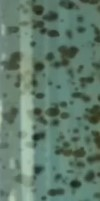
#> input picture 1cima.jpg, 100 x 201 px
$ python -i A_transform.py   (imports and definitions only)   (older library calls are emulated)
#> lines starting #> are read from the running program, lines starting #| are printed output that depends on the picture
#> further down, picture is the input picture: shape (201, 100, 3); mean B, G, R 106.9, 122.1, 96.6
# import the necessary packages
from __future__ import print_function
from imutils import perspective
from imutils import contours
import numpy as np
import cv2
from scipy.spatial import distance as dist
import matplotlib.pyplot as plt

#canny and canny variation
#apply normal canny
#edged = cv2.Canny(gray, 10, 50)

# [10 lines left out: function auto_canny, not called in this run]

def my_canny(img, sigma=1.0, low_threshold=100, high_threshold=200,ksize=15,b_size=25):
    # Apply Gaussian filter to smooth the image
#> called with sigma = 1, low_threshold = 100, high_threshold = 200, ksize = 15, b_size = 25
    blur =cv2.GaussianBlur(img, (b_size,b_size), sigma)

    # Compute gradient magnitude and direction using Sobel operator
    sobelx = cv2.Sobel(blur, cv2.CV_64F, 1, 0, ksize)
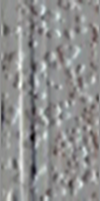
#> sobelx: shape (201, 100, 3) float64; mean B, G, R -3.6, -2.9, -2.8; drawn with min black and max white
    sobely = cv2.Sobel(blur, cv2.CV_64F, 0, 1, ksize)
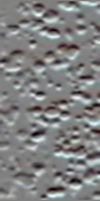
#> sobely: shape (201, 100, 3) float64; mean B, G, R 1.5, 1.4, 1; drawn with min black and max white
    magnitude = cv2.magnitude(sobelx, sobely)
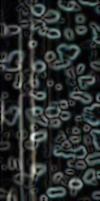
#> magnitude: shape (201, 100, 3) float64; mean B, G, R 45.7, 46.2, 42
    direction = cv2.phase(sobelx, sobely, angleInDegrees=True)
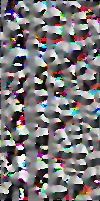
#> direction: shape (201, 100, 3) float64; mean B, G, R 169.8, 168.3, 173.1; drawn with min black and max white

    # Perform non-maximum suppression to thin the edges
    suppressed = np.zeros_like(magnitude)
    for i in range(1, magnitude.shape[0]-1):
        for j in range(1, magnitude.shape[1]-1):
            if direction[i,j] < 0:
                direction[i,j] += 180
            if (0 <= direction[i,j] < 22.5) or (157.5 <= direction[i,j] <= 180):
                n1 = magnitude[i,j+1]
                n2 = magnitude[i,j-1]
            elif (22.5 <= direction[i,j] < 67.5):
                n1 = magnitude[i+1,j-1]
                n2 = magnitude[i-1,j+1]
            elif (67.5 <= direction[i,j] < 112.5):
                n1 = magnitude[i+1,j]
                n2 = magnitude[i-1,j]
            else:
                n1 = magnitude[i-1,j-1]
                n2 = magnitude[i+1,j+1]
            if (magnitude[i,j] >= n1) and (magnitude[i,j] >= n2):
                suppressed[i,j] = magnitude[i,j]
#> suppressed: shape (201, 100, 3) float64; every value is 0

    # Apply hysteresis thresholding to detect and link the edges
    edges = cv2.Canny(img, low_threshold, high_threshold)

    return edges

#dilate and erode
# [57 lines left out: functions apply_morphology_operations, apply_histogram_equalization, apply_clahe_HE, unsharp_masking_helena, unsharp_masking, unsharp_masking_mod and 2 more, not called in this run]

def median_filtering(image, kernel_size=15):
    filtered = cv2.medianBlur(image, kernel_size)
    return filtered

# [36 lines left out: functions display, display_row, not called in this run]

>>> import cv2
>>> picture = cv2.imread('1cima.jpg')
#> (the run stopped early here; a loop or call above may not have finished)

$ run again, on 5cima.jpg
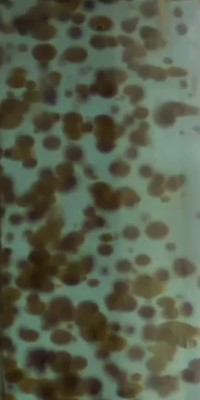
#> input picture 5cima.jpg, 200 x 400 px
#> picture is the input picture: shape (400, 200, 3); mean B, G, R 75.5, 94.5, 86.7
#> in my_canny, `magnitude = cv2.magnitude(sobelx, sobely)`:
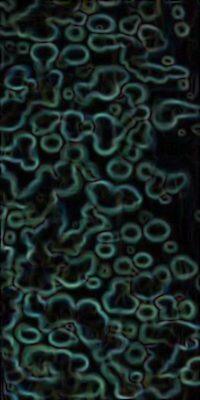
#> magnitude: shape (400, 200, 3) float64; mean B, G, R 33.7, 36.4, 24.1
#> in my_canny, `direction = cv2.phase(sobelx, sobely, angleInDegrees=True)`:
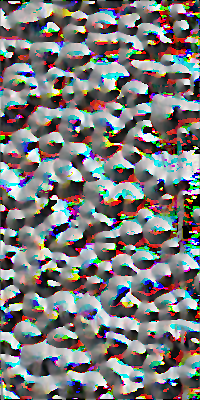
#> direction: shape (400, 200, 3) float64; mean B, G, R 171.4, 171.5, 171.8; drawn with min black and max white

$ run again, on 2meio.jpg
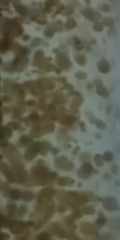
#> input picture 2meio.jpg, 120 x 240 px
#> picture is the input picture: shape (240, 120, 3); mean B, G, R 78.1, 96.3, 95.6
#> in my_canny, `magnitude = cv2.magnitude(sobelx, sobely)`:
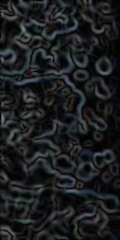
#> magnitude: shape (240, 120, 3) float64; mean B, G, R 32.4, 30.8, 28.7
#> in my_canny, `direction = cv2.phase(sobelx, sobely, angleInDegrees=True)`:
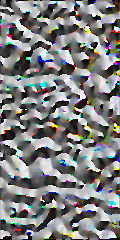
#> direction: shape (240, 120, 3) float64; mean B, G, R 180.3, 180.5, 178.7; drawn with min black and max white
